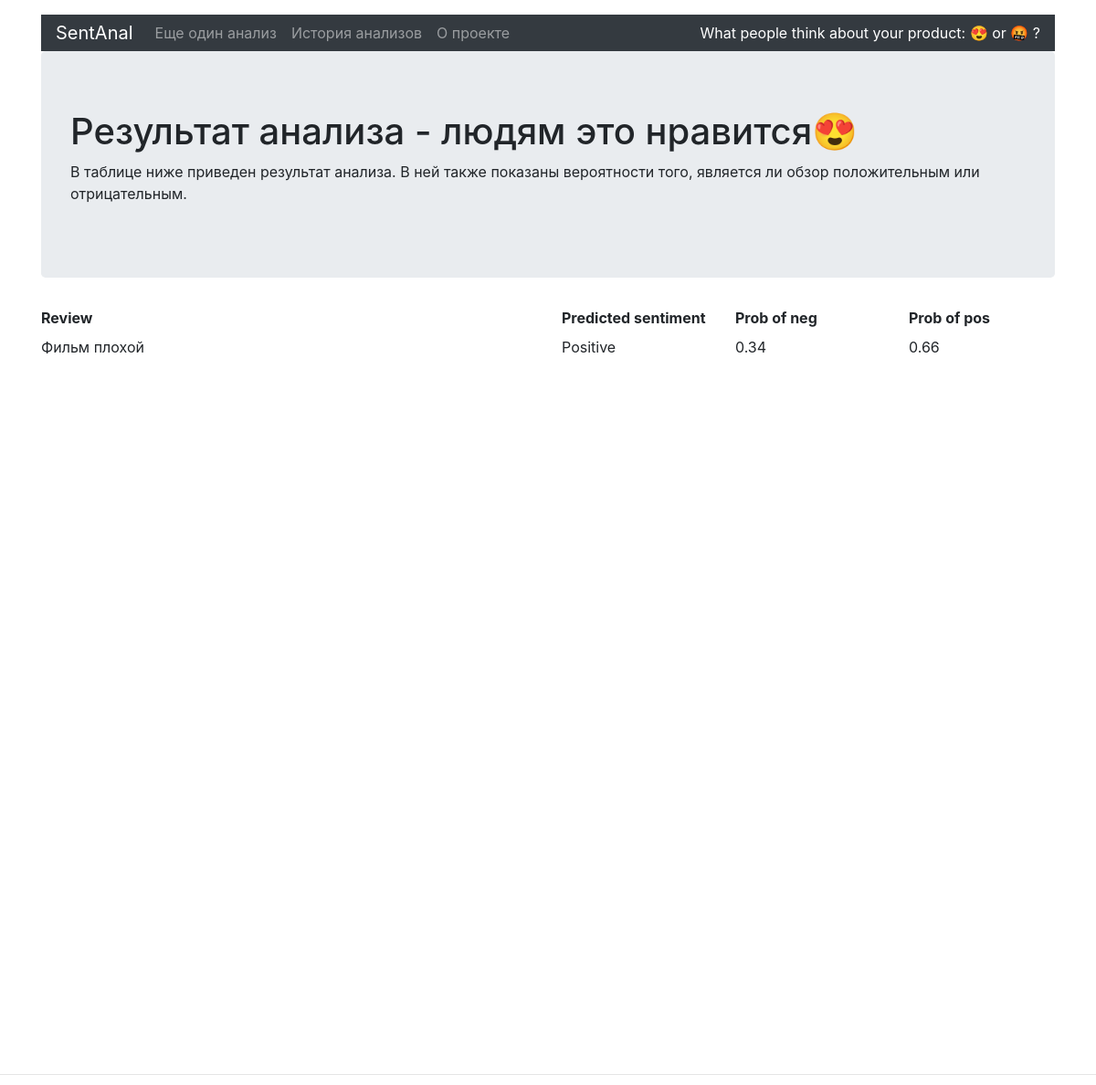
Page /result_rus/1/ on the committed database.
### models.py (models this page shows)
class Review_rus(db.Model):
    __tablename__='reviews_rus'
    id = db.Column(db.Integer, primary_key=True)
    origin_text = db.Column(db.String(2000), nullable=False)
    sentiment = db.Column(db.Integer, nullable=False)
    sentiment_proba_neg = db.Column(db.Float, nullable=False)
    sentiment_proba_pos = db.Column(db.Float, nullable=False)
    check_answer = db.Column(db.Boolean, nullable=True)

### views.py (the view)
@app.route('/result_rus/<int:id>/')
def get_result_rus(id):
    db_review = db.session.query(Review_rus).get_or_404(id)
    answer_exist = False
    if db_review.check_answer is not None:
        answer_exist = True
    show_thanks = False
    review_thanks = session.get('review_thanks',[])
    if answer_exist and len(review_thanks)>0:
        _ = session['review_thanks'].pop()
        show_thanks = True
    output = render_template('result_rus.html',  res=db_review, answer_exist=answer_exist, show_thanks=show_thanks)
    return output

### templates/result_rus.html (shortened to what this page needs)
{% extends 'base.html' %}
{% block container %}
{% include 'header_ru.html' %}
<main class="container">
    <div class="jumbotron">
        {% if res.sentiment == 1%}
        <h1>Результат анализа - людям это нравится😍</h1>
        {% else%}
        <h1>Результат анализа - людям это не нравится 🤬</h1>
        {% endif%}
        <p>В таблице ниже приведен результат анализа. В ней также показаны вероятности того, является ли обзор положительным или отрицательным.</p>
      </div>
    <div class="row my-2">
        <div class="col-6 font-weight-bold">Review</div>
        <div class="col-2 font-weight-bold">Predicted sentiment</div>
        <div class="col-2 font-weight-bold">Prob of neg</div>
        <div class="col-2 font-weight-bold">Prob of pos</div>
    </div>
    <div class="row mb-5">
        <div class="col-6">{{res.origin_text}} </div>
        {% if res.sentiment == 1%}
        <div class="col-2">Positive</div>
        {% else%}
        <div class="col-2">Negative</div>
        {% endif%}
        <div class="col-2">{{res.sentiment_proba_neg}}</div>
        <div class="col-2">{{res.sentiment_proba_pos}}</div>
    </div>
</main>
{% endblock %}

### templates/base.html (style rules this page uses)
html { position: relative; min-height: 100%; }
body { margin-bottom: 60px; }

### rows in the picture
Review_rus: origin_text "Фильм плохой", sentiment_proba_neg "0.34", sentiment_proba_pos "0.66"
